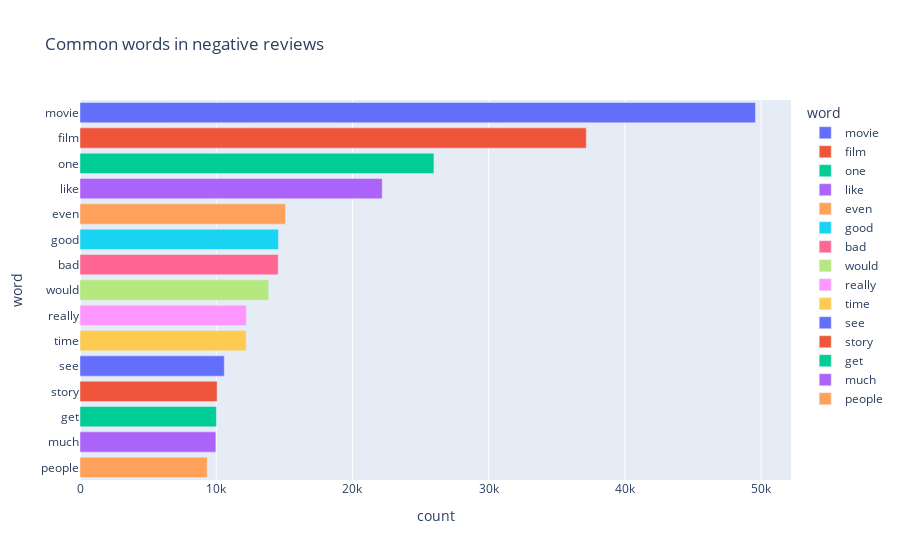

Notebook code cell kept with this figure:
### Code cell
px.bar(neg_words, x='count', y='word', title='Common words in negative reviews', color = 'word')

### Figure 1 — Plotly figure (JSON) as saved in the notebook; plotly's stock layout.template omitted (floating-point values rounded to 4 significant figures)
{"data": [{"alignmentgroup": "True", "hovertemplate": "word=%{y}<br>count=%{x}<extra></extra>", "legendgroup": "movie", "marker": {"color": "#636efa", "pattern": {"shape": ""}}, "name": "movie", "offsetgroup": "movie", "orientation": "h", "showlegend": true, "textposition": "auto", "type": "bar", "x": [49581], "xaxis": "x", "y": ["movie"], "yaxis": "y"}, {"alignmentgroup": "True", "hovertemplate": "word=%{y}<br>count=%{x}<extra></extra>", "legendgroup": "film", "marker": {"color": "#EF553B", "pattern": {"shape": ""}}, "name": "film", "offsetgroup": "film", "orientation": "h", "showlegend": true, "textposition": "auto", "type": "bar", "x": [37165], "xaxis": "x", "y": ["film"], "yaxis": "y"}, {"alignmentgroup": "True", "hovertemplate": "word=%{y}<br>count=%{x}<extra></extra>", "legendgroup": "one", "marker": {"color": "#00cc96", "pattern": {"shape": ""}}, "name": "one", "offsetgroup": "one", "orientation": "h", "showlegend": true, "textposition": "auto", "type": "bar", "x": [25980], "xaxis": "x", "y": ["one"], "yaxis": "y"}, {"alignmentgroup": "True", "hovertemplate": "word=%{y}<br>count=%{x}<extra></extra>", "legendgroup": "like", "marker": {"color": "#ab63fa", "pattern": {"shape": ""}}, "name": "like", "offsetgroup": "like", "orientation": "h", "showlegend": true, "textposition": "auto", "type": "bar", "x": [22183], "xaxis": "x", "y": ["like"], "yaxis": "y"}, {"alignmentgroup": "True", "hovertemplate": "word=%{y}<br>count=%{x}<extra></extra>", "legendgroup": "even", "marker": {"color": "#FFA15A", "pattern": {"shape": ""}}, "name": "even", "offsetgroup": "even", "orientation": "h", "showlegend": true, "textposition": "auto", "type": "bar", "x": [15081], "xaxis": "x", "y": ["even"], "yaxis": "y"}, {"alignmentgroup": "True", "hovertemplate": "word=%{y}<br>count=%{x}<extra></extra>", "legendgroup": "good", "marker": {"color": "#19d3f3", "pattern": {"shape": ""}}, "name": "good", "offsetgroup": "good", "orientation": "h", "showlegend": true, "textposition": "auto", "type": "bar", "x": [14567], "xaxis": "x", "y": ["good"], "yaxis": "y"}, {"alignmentgroup": "True", "hovertemplate": "word=%{y}<br>count=%{x}<extra></extra>", "legendgroup": "bad", "marker": {"color": "#FF6692", "pattern": {"shape": ""}}, "name": "bad", "offsetgroup": "bad", "orientation": "h", "showlegend": true, "textposition": "auto", "type": "bar", "x": [14547], "xaxis": "x", "y": ["bad"], "yaxis": "y"}, {"alignmentgroup": "True", "hovertemplate": "word=%{y}<br>count=%{x}<extra></extra>", "legendgroup": "would", "marker": {"color": "#B6E880", "pattern": {"shape": ""}}, "name": "would", "offsetgroup": "would", "orientation": "h", "showlegend": true, "textposition": "auto", "type": "bar", "x": [13851], "xaxis": "x", "y": ["would"], "yaxis": "y"}, {"alignmentgroup": "True", "hovertemplate": "word=%{y}<br>count=%{x}<extra></extra>", "legendgroup": "really", "marker": {"color": "#FF97FF", "pattern": {"shape": ""}}, "name": "really", "offsetgroup": "really", "orientation": "h", "showlegend": true, "textposition": "auto", "type": "bar", "x": [12216], "xaxis": "x", "y": ["really"], "yaxis": "y"}, {"alignmentgroup": "True", "hovertemplate": "word=%{y}<br>count=%{x}<extra></extra>", "legendgroup": "time", "marker": {"color": "#FECB52", "pattern": {"shape": ""}}, "name": "time", "offsetgroup": "time", "orientation": "h", "showlegend": true, "textposition": "auto", "type": "bar", "x": [12200], "xaxis": "x", "y": ["time"], "yaxis": "y"}, {"alignmentgroup": "True", "hovertemplate": "word=%{y}<br>count=%{x}<extra></extra>", "legendgroup": "see", "marker": {"color": "#636efa", "pattern": {"shape": ""}}, "name": "see", "offsetgroup": "see", "orientation": "h", "showlegend": true, "textposition": "auto", "type": "bar", "x": [10593], "xaxis": "x", "y": ["see"], "yaxis": "y"}, {"alignmentgroup": "True", "hovertemplate": "word=%{y}<br>count=%{x}<extra></extra>", "legendgroup": "story", "marker": {"color": "#EF553B", "pattern": {"shape": ""}}, "name": "story", "offsetgroup": "story", "orientation": "h", "showlegend": true, "textposition": "auto", "type": "bar", "x": [10065], "xaxis": "x", "y": ["story"], "yaxis": "y"}, {"alignmentgroup": "True", "hovertemplate": "word=%{y}<br>count=%{x}<extra></extra>", "legendgroup": "get", "marker": {"color": "#00cc96", "pattern": {"shape": ""}}, "name": "get", "offsetgroup": "get", "orientation": "h", "showlegend": true, "textposition": "auto", "type": "bar", "x": [10014], "xaxis": "x", "y": ["get"], "yaxis": "y"}, {"alignmentgroup": "True", "hovertemplate": "word=%{y}<br>count=%{x}<extra></extra>", "legendgroup": "much", "marker": {"color": "#ab63fa", "pattern": {"shape": ""}}, "name": "much", "offsetgroup": "much", "orientation": "h", "showlegend": true, "textposition": "auto", "type": "bar", "x": [9972], "xaxis": "x", "y": ["much"], "yaxis": "y"}, {"alignmentgroup": "True", "hovertemplate": "word=%{y}<br>count=%{x}<extra></extra>", "legendgroup": "people", "marker": {"color": "#FFA15A", "pattern": {"shape": ""}}, "name": "people", "offsetgroup": "people", "orientation": "h", "showlegend": true, "textposition": "auto", "type": "bar", "x": [9334], "xaxis": "x", "y": ["people"], "yaxis": "y"}], "layout": {"barmode": "relative", "legend": {"title": {"text": "word"}, "tracegroupgap": 0}, "title": {"text": "Common words in negative reviews"}, "xaxis": {"anchor": "y", "domain": [0, 1], "title": {"text": "count"}}, "yaxis": {"anchor": "x", "categoryarray": ["people", "much", "get", "story", "see", "time", "really", "would", "bad", "good", "even", "like", "one", "film", "movie"], "categoryorder": "array", "domain": [0, 1], "title": {"text": "word"}}}}
